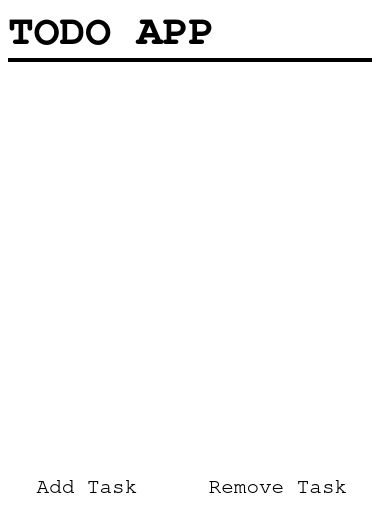
<?xml version="1.0" encoding="UTF-8"?>
<ui version="4.0">
 <class>MainWindow</class>
 <widget class="QMainWindow" name="MainWindow">
  <property name="windowModality">
   <enum>Qt::NonModal</enum>
  </property>
  <property name="geometry">
   <rect>
    <x>0</x>
    <y>0</y>
    <width>380</width>
    <height>520</height>
   </rect>
  </property>
  <property name="windowTitle">
   <string>TODO APP</string>
  </property>
  <property name="styleSheet">
   <string notr="true">background-color: white;
color: black;</string>
  </property>
  <widget class="QWidget" name="centralwidget">
   <property name="font">
    <font>
     <family>Nimbus Mono L</family>
    </font>
   </property>
   <layout class="QVBoxLayout" name="verticalLayout">
    <property name="leftMargin">
     <number>8</number>
    </property>
    <property name="topMargin">
     <number>8</number>
    </property>
    <property name="rightMargin">
     <number>8</number>
    </property>
    <property name="bottomMargin">
     <number>8</number>
    </property>
    <item>
     <widget class="QLabel" name="appLabel">
      <property name="font">
       <font>
        <family>Nimbus Mono L</family>
        <pointsize>32</pointsize>
        <weight>75</weight>
        <bold>true</bold>
       </font>
      </property>
      <property name="styleSheet">
       <string notr="true">margin: -9px 0px -8px 0px; </string>
      </property>
      <property name="text">
       <string>TODO APP</string>
      </property>
      <property name="margin">
       <number>0</number>
      </property>
     </widget>
    </item>
    <item>
     <widget class="Line" name="sep_line">
      <property name="minimumSize">
       <size>
        <width>0</width>
        <height>4</height>
       </size>
      </property>
      <property name="styleSheet">
       <string notr="true">background-color: black;</string>
      </property>
      <property name="lineWidth">
       <number>1</number>
      </property>
      <property name="midLineWidth">
       <number>0</number>
      </property>
      <property name="orientation">
       <enum>Qt::Horizontal</enum>
      </property>
     </widget>
    </item>
    <item>
     <widget class="QStackedWidget" name="stackedWidget">
      <property name="styleSheet">
       <string notr="true">QListWidget{
border: none;
}

QListWidget::item {
height: 50px;
background-color: #D9D9D9;
color: black;
font-size: 16px;
border-radius: 10px;
margin-bottom: 5px;
}

QListWidget::item:selected{
border:none;
border: 1px solid #68DB81;
border-radius: 10px;
}

QListWidget::indicator {
height: 30px;
width: 30px;
margin-left: 7px;
background-color: white;
border: 2px solid black;
border-radius: 7px;
}

QListWidget::indicator:checked{
	image: url(:/res/images/check-mark.png);
}

QPlainTextEdit {
border: 1px solid black;
border-radius: 10px;
background-color: #F0F0F0;
}

QPushButton {
width: 110px;
height: 40px;
border: none;
border-radius: 10px;
}

#confirmButton {
background-color: #68DB81;
}

#cancelButton {
background-color: #DB6868;
}



</string>
      </property>
      <property name="currentIndex">
       <number>0</number>
      </property>
      <widget class="QWidget" name="tasksListPage">
       <layout class="QVBoxLayout" name="verticalLayout_2">
        <item>
         <widget class="QListWidget" name="listWidget">
          <property name="styleSheet">
           <string notr="true"/>
          </property>
         </widget>
        </item>
        <item>
         <layout class="QHBoxLayout" name="horizontalLayout">
          <item alignment="Qt::AlignLeft">
           <widget class="QPushButton" name="addTaskButton">
            <property name="font">
             <font>
              <family>Nimbus Mono L</family>
              <pointsize>16</pointsize>
             </font>
            </property>
            <property name="styleSheet">
             <string notr="true">height:  33px;
width: 140px;
background-color: transparent;
border: none;</string>
            </property>
            <property name="text">
             <string>Add Task</string>
            </property>
            <property name="icon">
             <iconset resource="res.qrc">
              <normaloff>:/res/images/add-button.png</normaloff>:/res/images/add-button.png</iconset>
            </property>
            <property name="iconSize">
             <size>
              <width>24</width>
              <height>24</height>
             </size>
            </property>
           </widget>
          </item>
          <item alignment="Qt::AlignRight">
           <widget class="QPushButton" name="removeTaskButton">
            <property name="font">
             <font>
              <family>Nimbus Mono L</family>
              <pointsize>16</pointsize>
             </font>
            </property>
            <property name="styleSheet">
             <string notr="true">height:  33px;
width: 170px;
background-color: transparent;
border: none;</string>
            </property>
            <property name="text">
             <string>Remove Task</string>
            </property>
            <property name="icon">
             <iconset resource="res.qrc">
              <normaloff>:/res/images/remove.png</normaloff>:/res/images/remove.png</iconset>
            </property>
           </widget>
          </item>
         </layout>
        </item>
       </layout>
      </widget>
      <widget class="QWidget" name="addTaskPage">
       <property name="font">
        <font>
         <family>Nimbus Mono L</family>
         <pointsize>24</pointsize>
        </font>
       </property>
       <layout class="QVBoxLayout" name="verticalLayout_3">
        <property name="spacing">
         <number>0</number>
        </property>
        <property name="leftMargin">
         <number>0</number>
        </property>
        <property name="topMargin">
         <number>0</number>
        </property>
        <property name="rightMargin">
         <number>0</number>
        </property>
        <property name="bottomMargin">
         <number>0</number>
        </property>
        <item>
         <widget class="QLabel" name="addTaskLabel">
          <property name="font">
           <font>
            <family>Nimbus Mono L</family>
            <pointsize>24</pointsize>
            <weight>75</weight>
            <bold>true</bold>
           </font>
          </property>
          <property name="text">
           <string>Add Task</string>
          </property>
         </widget>
        </item>
        <item>
         <spacer name="verticalSpacer_3">
          <property name="orientation">
           <enum>Qt::Vertical</enum>
          </property>
          <property name="sizeType">
           <enum>QSizePolicy::Expanding</enum>
          </property>
          <property name="sizeHint" stdset="0">
           <size>
            <width>20</width>
            <height>40</height>
           </size>
          </property>
         </spacer>
        </item>
        <item>
         <widget class="QPlainTextEdit" name="taskNameTextEdit">
          <property name="minimumSize">
           <size>
            <width>0</width>
            <height>100</height>
           </size>
          </property>
          <property name="maximumSize">
           <size>
            <width>16777215</width>
            <height>300</height>
           </size>
          </property>
          <property name="font">
           <font>
            <family>Nimbus Mono L</family>
            <pointsize>16</pointsize>
            <weight>50</weight>
            <bold>false</bold>
           </font>
          </property>
          <property name="placeholderText">
           <string>Enter task name</string>
          </property>
         </widget>
        </item>
        <item>
         <spacer name="verticalSpacer">
          <property name="orientation">
           <enum>Qt::Vertical</enum>
          </property>
          <property name="sizeHint" stdset="0">
           <size>
            <width>20</width>
            <height>40</height>
           </size>
          </property>
         </spacer>
        </item>
        <item>
         <layout class="QHBoxLayout" name="buttonsLayout">
          <property name="spacing">
           <number>10</number>
          </property>
          <item>
           <widget class="QPushButton" name="confirmButton">
            <property name="sizePolicy">
             <sizepolicy hsizetype="Maximum" vsizetype="Fixed">
              <horstretch>0</horstretch>
              <verstretch>0</verstretch>
             </sizepolicy>
            </property>
            <property name="minimumSize">
             <size>
              <width>110</width>
              <height>0</height>
             </size>
            </property>
            <property name="maximumSize">
             <size>
              <width>110</width>
              <height>16777215</height>
             </size>
            </property>
            <property name="font">
             <font>
              <family>Nimbus Mono L</family>
              <pointsize>16</pointsize>
             </font>
            </property>
            <property name="text">
             <string>Confirm</string>
            </property>
           </widget>
          </item>
          <item>
           <widget class="QPushButton" name="cancelButton">
            <property name="sizePolicy">
             <sizepolicy hsizetype="Maximum" vsizetype="Fixed">
              <horstretch>0</horstretch>
              <verstretch>0</verstretch>
             </sizepolicy>
            </property>
            <property name="minimumSize">
             <size>
              <width>110</width>
              <height>0</height>
             </size>
            </property>
            <property name="maximumSize">
             <size>
              <width>110</width>
              <height>16777215</height>
             </size>
            </property>
            <property name="font">
             <font>
              <family>Nimbus Mono L</family>
              <pointsize>16</pointsize>
             </font>
            </property>
            <property name="text">
             <string>Cancel</string>
            </property>
           </widget>
          </item>
         </layout>
        </item>
       </layout>
      </widget>
     </widget>
    </item>
   </layout>
  </widget>
 </widget>
 <resources>
  <include location="res.qrc"/>
 </resources>
 <connections/>
</ui>
